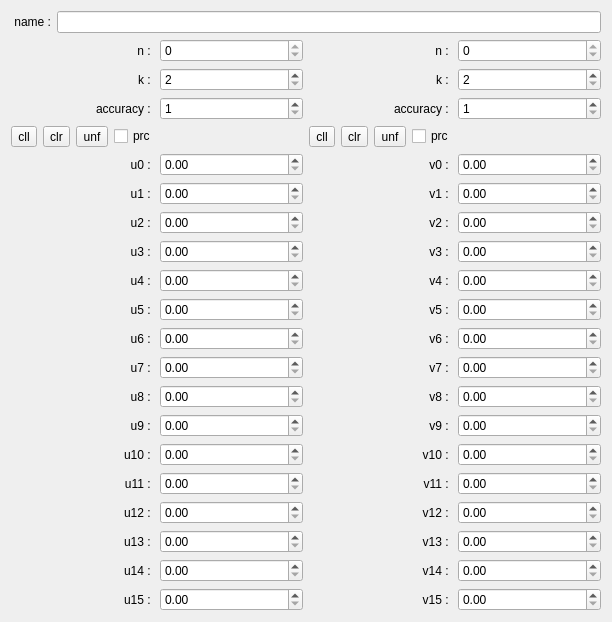
<?xml version="1.0" encoding="UTF-8"?>
<ui version="4.0">
 <class>FormContextSurface</class>
 <widget class="QWidget" name="FormContextSurface">
  <property name="geometry">
   <rect>
    <x>0</x>
    <y>0</y>
    <width>612</width>
    <height>602</height>
   </rect>
  </property>
  <property name="windowTitle">
   <string>Form</string>
  </property>
  <layout class="QVBoxLayout" name="verticalLayout_12">
   <item>
    <layout class="QVBoxLayout" name="verticalLayout_11">
     <item>
      <layout class="QHBoxLayout" name="horizontalLayout_6">
       <item>
        <widget class="QLabel" name="label">
         <property name="text">
          <string> name :</string>
         </property>
        </widget>
       </item>
       <item>
        <widget class="QLineEdit" name="lineEdit_name"/>
       </item>
      </layout>
     </item>
     <item>
      <layout class="QHBoxLayout" name="horizontalLayout_5">
       <item>
        <layout class="QVBoxLayout" name="verticalLayout_7">
         <item>
          <layout class="QHBoxLayout" name="horizontalLayout_3">
           <item>
            <layout class="QVBoxLayout" name="verticalLayout_6">
             <item>
              <widget class="QLabel" name="label_2">
               <property name="text">
                <string> n : </string>
               </property>
               <property name="alignment">
                <set>Qt::AlignRight|Qt::AlignTrailing|Qt::AlignVCenter</set>
               </property>
              </widget>
             </item>
             <item>
              <widget class="QLabel" name="label_3">
               <property name="text">
                <string> k : </string>
               </property>
               <property name="alignment">
                <set>Qt::AlignRight|Qt::AlignTrailing|Qt::AlignVCenter</set>
               </property>
              </widget>
             </item>
             <item>
              <widget class="QLabel" name="label_4">
               <property name="text">
                <string>accuracy : </string>
               </property>
               <property name="alignment">
                <set>Qt::AlignRight|Qt::AlignTrailing|Qt::AlignVCenter</set>
               </property>
              </widget>
             </item>
            </layout>
           </item>
           <item>
            <layout class="QVBoxLayout" name="verticalLayout_5">
             <item>
              <widget class="QSpinBox" name="spinBox_uN">
               <property name="readOnly">
                <bool>true</bool>
               </property>
              </widget>
             </item>
             <item>
              <widget class="QSpinBox" name="spinBox_uK">
               <property name="minimum">
                <number>2</number>
               </property>
              </widget>
             </item>
             <item>
              <widget class="QSpinBox" name="spinBox_uAccuracy">
               <property name="minimum">
                <number>1</number>
               </property>
              </widget>
             </item>
            </layout>
           </item>
          </layout>
         </item>
         <item>
          <layout class="QHBoxLayout" name="horizontalLayout_7">
           <item>
            <widget class="QToolButton" name="toolButton_uClampLeft">
             <property name="text">
              <string>cll</string>
             </property>
            </widget>
           </item>
           <item>
            <widget class="QToolButton" name="toolButton_uClampRight">
             <property name="text">
              <string>clr</string>
             </property>
            </widget>
           </item>
           <item>
            <widget class="QToolButton" name="toolButton_uUniform">
             <property name="text">
              <string>unf</string>
             </property>
            </widget>
           </item>
           <item>
            <widget class="QCheckBox" name="checkBox_uPeriodic">
             <property name="text">
              <string>prc</string>
             </property>
            </widget>
           </item>
          </layout>
         </item>
         <item>
          <layout class="QHBoxLayout" name="horizontalLayout">
           <item>
            <layout class="QVBoxLayout" name="verticalLayout_2">
             <item>
              <widget class="QLabel" name="label_5">
               <property name="text">
                <string>u0 : </string>
               </property>
               <property name="alignment">
                <set>Qt::AlignRight|Qt::AlignTrailing|Qt::AlignVCenter</set>
               </property>
              </widget>
             </item>
             <item>
              <widget class="QLabel" name="label_6">
               <property name="text">
                <string>u1 : </string>
               </property>
               <property name="alignment">
                <set>Qt::AlignRight|Qt::AlignTrailing|Qt::AlignVCenter</set>
               </property>
              </widget>
             </item>
             <item>
              <widget class="QLabel" name="label_7">
               <property name="text">
                <string>u2 : </string>
               </property>
               <property name="alignment">
                <set>Qt::AlignRight|Qt::AlignTrailing|Qt::AlignVCenter</set>
               </property>
              </widget>
             </item>
             <item>
              <widget class="QLabel" name="label_8">
               <property name="text">
                <string>u3 : </string>
               </property>
               <property name="alignment">
                <set>Qt::AlignRight|Qt::AlignTrailing|Qt::AlignVCenter</set>
               </property>
              </widget>
             </item>
             <item>
              <widget class="QLabel" name="label_9">
               <property name="text">
                <string>u4 : </string>
               </property>
               <property name="alignment">
                <set>Qt::AlignRight|Qt::AlignTrailing|Qt::AlignVCenter</set>
               </property>
              </widget>
             </item>
             <item>
              <widget class="QLabel" name="label_10">
               <property name="text">
                <string>u5 : </string>
               </property>
               <property name="alignment">
                <set>Qt::AlignRight|Qt::AlignTrailing|Qt::AlignVCenter</set>
               </property>
              </widget>
             </item>
             <item>
              <widget class="QLabel" name="label_11">
               <property name="text">
                <string>u6 : </string>
               </property>
               <property name="alignment">
                <set>Qt::AlignRight|Qt::AlignTrailing|Qt::AlignVCenter</set>
               </property>
              </widget>
             </item>
             <item>
              <widget class="QLabel" name="label_12">
               <property name="text">
                <string>u7 : </string>
               </property>
               <property name="alignment">
                <set>Qt::AlignRight|Qt::AlignTrailing|Qt::AlignVCenter</set>
               </property>
              </widget>
             </item>
             <item>
              <widget class="QLabel" name="label_13">
               <property name="text">
                <string>u8 : </string>
               </property>
               <property name="alignment">
                <set>Qt::AlignRight|Qt::AlignTrailing|Qt::AlignVCenter</set>
               </property>
              </widget>
             </item>
             <item>
              <widget class="QLabel" name="label_14">
               <property name="text">
                <string>u9 : </string>
               </property>
               <property name="alignment">
                <set>Qt::AlignRight|Qt::AlignTrailing|Qt::AlignVCenter</set>
               </property>
              </widget>
             </item>
             <item>
              <widget class="QLabel" name="label_15">
               <property name="text">
                <string>u10 : </string>
               </property>
               <property name="alignment">
                <set>Qt::AlignRight|Qt::AlignTrailing|Qt::AlignVCenter</set>
               </property>
              </widget>
             </item>
             <item>
              <widget class="QLabel" name="label_16">
               <property name="text">
                <string>u11 : </string>
               </property>
               <property name="alignment">
                <set>Qt::AlignRight|Qt::AlignTrailing|Qt::AlignVCenter</set>
               </property>
              </widget>
             </item>
             <item>
              <widget class="QLabel" name="label_17">
               <property name="text">
                <string>u12 : </string>
               </property>
               <property name="alignment">
                <set>Qt::AlignRight|Qt::AlignTrailing|Qt::AlignVCenter</set>
               </property>
              </widget>
             </item>
             <item>
              <widget class="QLabel" name="label_34">
               <property name="text">
                <string>u13 : </string>
               </property>
               <property name="alignment">
                <set>Qt::AlignRight|Qt::AlignTrailing|Qt::AlignVCenter</set>
               </property>
              </widget>
             </item>
             <item>
              <widget class="QLabel" name="label_37">
               <property name="text">
                <string>u14 : </string>
               </property>
               <property name="alignment">
                <set>Qt::AlignRight|Qt::AlignTrailing|Qt::AlignVCenter</set>
               </property>
              </widget>
             </item>
             <item>
              <widget class="QLabel" name="label_38">
               <property name="text">
                <string>u15 : </string>
               </property>
               <property name="alignment">
                <set>Qt::AlignRight|Qt::AlignTrailing|Qt::AlignVCenter</set>
               </property>
              </widget>
             </item>
            </layout>
           </item>
           <item>
            <layout class="QVBoxLayout" name="verticalLayout">
             <item>
              <widget class="QDoubleSpinBox" name="doubleSpinBox_u0">
               <property name="singleStep">
                <double>0.100000000000000</double>
               </property>
              </widget>
             </item>
             <item>
              <widget class="QDoubleSpinBox" name="doubleSpinBox_u1">
               <property name="singleStep">
                <double>0.100000000000000</double>
               </property>
              </widget>
             </item>
             <item>
              <widget class="QDoubleSpinBox" name="doubleSpinBox_u2">
               <property name="singleStep">
                <double>0.100000000000000</double>
               </property>
              </widget>
             </item>
             <item>
              <widget class="QDoubleSpinBox" name="doubleSpinBox_u3">
               <property name="singleStep">
                <double>0.100000000000000</double>
               </property>
              </widget>
             </item>
             <item>
              <widget class="QDoubleSpinBox" name="doubleSpinBox_u4">
               <property name="singleStep">
                <double>0.100000000000000</double>
               </property>
              </widget>
             </item>
             <item>
              <widget class="QDoubleSpinBox" name="doubleSpinBox_u5">
               <property name="singleStep">
                <double>0.100000000000000</double>
               </property>
              </widget>
             </item>
             <item>
              <widget class="QDoubleSpinBox" name="doubleSpinBox_u6">
               <property name="singleStep">
                <double>0.100000000000000</double>
               </property>
              </widget>
             </item>
             <item>
              <widget class="QDoubleSpinBox" name="doubleSpinBox_u7">
               <property name="singleStep">
                <double>0.100000000000000</double>
               </property>
              </widget>
             </item>
             <item>
              <widget class="QDoubleSpinBox" name="doubleSpinBox_u8">
               <property name="singleStep">
                <double>0.100000000000000</double>
               </property>
              </widget>
             </item>
             <item>
              <widget class="QDoubleSpinBox" name="doubleSpinBox_u9">
               <property name="singleStep">
                <double>0.100000000000000</double>
               </property>
              </widget>
             </item>
             <item>
              <widget class="QDoubleSpinBox" name="doubleSpinBox_u10">
               <property name="singleStep">
                <double>0.100000000000000</double>
               </property>
              </widget>
             </item>
             <item>
              <widget class="QDoubleSpinBox" name="doubleSpinBox_u11">
               <property name="singleStep">
                <double>0.100000000000000</double>
               </property>
              </widget>
             </item>
             <item>
              <widget class="QDoubleSpinBox" name="doubleSpinBox_u12">
               <property name="singleStep">
                <double>0.100000000000000</double>
               </property>
              </widget>
             </item>
             <item>
              <widget class="QDoubleSpinBox" name="doubleSpinBox_u13"/>
             </item>
             <item>
              <widget class="QDoubleSpinBox" name="doubleSpinBox_u14"/>
             </item>
             <item>
              <widget class="QDoubleSpinBox" name="doubleSpinBox_u15"/>
             </item>
            </layout>
           </item>
          </layout>
         </item>
        </layout>
       </item>
       <item>
        <layout class="QVBoxLayout" name="verticalLayout_10">
         <item>
          <layout class="QHBoxLayout" name="horizontalLayout_4">
           <item>
            <layout class="QVBoxLayout" name="verticalLayout_8">
             <item>
              <widget class="QLabel" name="label_31">
               <property name="text">
                <string> n : </string>
               </property>
               <property name="alignment">
                <set>Qt::AlignRight|Qt::AlignTrailing|Qt::AlignVCenter</set>
               </property>
              </widget>
             </item>
             <item>
              <widget class="QLabel" name="label_32">
               <property name="text">
                <string> k : </string>
               </property>
               <property name="alignment">
                <set>Qt::AlignRight|Qt::AlignTrailing|Qt::AlignVCenter</set>
               </property>
              </widget>
             </item>
             <item>
              <widget class="QLabel" name="label_33">
               <property name="text">
                <string>accuracy : </string>
               </property>
               <property name="alignment">
                <set>Qt::AlignRight|Qt::AlignTrailing|Qt::AlignVCenter</set>
               </property>
              </widget>
             </item>
            </layout>
           </item>
           <item>
            <layout class="QVBoxLayout" name="verticalLayout_9">
             <item>
              <widget class="QSpinBox" name="spinBox_vN">
               <property name="readOnly">
                <bool>true</bool>
               </property>
              </widget>
             </item>
             <item>
              <widget class="QSpinBox" name="spinBox_vK">
               <property name="readOnly">
                <bool>false</bool>
               </property>
               <property name="minimum">
                <number>2</number>
               </property>
              </widget>
             </item>
             <item>
              <widget class="QSpinBox" name="spinBox_vAccuracy">
               <property name="readOnly">
                <bool>false</bool>
               </property>
               <property name="minimum">
                <number>1</number>
               </property>
              </widget>
             </item>
            </layout>
           </item>
          </layout>
         </item>
         <item>
          <layout class="QHBoxLayout" name="horizontalLayout_8">
           <item>
            <widget class="QToolButton" name="toolButton_vClampLeft">
             <property name="text">
              <string>cll</string>
             </property>
            </widget>
           </item>
           <item>
            <widget class="QToolButton" name="toolButton_vClampRight">
             <property name="text">
              <string>clr</string>
             </property>
            </widget>
           </item>
           <item>
            <widget class="QToolButton" name="toolButton_vUniform">
             <property name="text">
              <string>unf</string>
             </property>
            </widget>
           </item>
           <item>
            <widget class="QCheckBox" name="checkBox_vPeriodic">
             <property name="text">
              <string>prc</string>
             </property>
            </widget>
           </item>
          </layout>
         </item>
         <item>
          <layout class="QHBoxLayout" name="horizontalLayout_2">
           <item>
            <layout class="QVBoxLayout" name="verticalLayout_3">
             <item>
              <widget class="QLabel" name="label_18">
               <property name="text">
                <string>v0 : </string>
               </property>
               <property name="alignment">
                <set>Qt::AlignRight|Qt::AlignTrailing|Qt::AlignVCenter</set>
               </property>
              </widget>
             </item>
             <item>
              <widget class="QLabel" name="label_19">
               <property name="text">
                <string>v1 : </string>
               </property>
               <property name="alignment">
                <set>Qt::AlignRight|Qt::AlignTrailing|Qt::AlignVCenter</set>
               </property>
              </widget>
             </item>
             <item>
              <widget class="QLabel" name="label_20">
               <property name="text">
                <string>v2 : </string>
               </property>
               <property name="alignment">
                <set>Qt::AlignRight|Qt::AlignTrailing|Qt::AlignVCenter</set>
               </property>
              </widget>
             </item>
             <item>
              <widget class="QLabel" name="label_21">
               <property name="text">
                <string>v3 : </string>
               </property>
               <property name="alignment">
                <set>Qt::AlignRight|Qt::AlignTrailing|Qt::AlignVCenter</set>
               </property>
              </widget>
             </item>
             <item>
              <widget class="QLabel" name="label_22">
               <property name="text">
                <string>v4 : </string>
               </property>
               <property name="alignment">
                <set>Qt::AlignRight|Qt::AlignTrailing|Qt::AlignVCenter</set>
               </property>
              </widget>
             </item>
             <item>
              <widget class="QLabel" name="label_23">
               <property name="text">
                <string>v5 : </string>
               </property>
               <property name="alignment">
                <set>Qt::AlignRight|Qt::AlignTrailing|Qt::AlignVCenter</set>
               </property>
              </widget>
             </item>
             <item>
              <widget class="QLabel" name="label_24">
               <property name="text">
                <string>v6 : </string>
               </property>
               <property name="alignment">
                <set>Qt::AlignRight|Qt::AlignTrailing|Qt::AlignVCenter</set>
               </property>
              </widget>
             </item>
             <item>
              <widget class="QLabel" name="label_25">
               <property name="text">
                <string>v7 : </string>
               </property>
               <property name="alignment">
                <set>Qt::AlignRight|Qt::AlignTrailing|Qt::AlignVCenter</set>
               </property>
              </widget>
             </item>
             <item>
              <widget class="QLabel" name="label_26">
               <property name="text">
                <string>v8 : </string>
               </property>
               <property name="alignment">
                <set>Qt::AlignRight|Qt::AlignTrailing|Qt::AlignVCenter</set>
               </property>
              </widget>
             </item>
             <item>
              <widget class="QLabel" name="label_27">
               <property name="text">
                <string>v9 : </string>
               </property>
               <property name="alignment">
                <set>Qt::AlignRight|Qt::AlignTrailing|Qt::AlignVCenter</set>
               </property>
              </widget>
             </item>
             <item>
              <widget class="QLabel" name="label_28">
               <property name="text">
                <string>v10 : </string>
               </property>
               <property name="alignment">
                <set>Qt::AlignRight|Qt::AlignTrailing|Qt::AlignVCenter</set>
               </property>
              </widget>
             </item>
             <item>
              <widget class="QLabel" name="label_29">
               <property name="text">
                <string>v11 : </string>
               </property>
               <property name="alignment">
                <set>Qt::AlignRight|Qt::AlignTrailing|Qt::AlignVCenter</set>
               </property>
              </widget>
             </item>
             <item>
              <widget class="QLabel" name="label_30">
               <property name="text">
                <string> v12 : </string>
               </property>
               <property name="alignment">
                <set>Qt::AlignRight|Qt::AlignTrailing|Qt::AlignVCenter</set>
               </property>
              </widget>
             </item>
             <item>
              <widget class="QLabel" name="label_35">
               <property name="text">
                <string>v13 : </string>
               </property>
               <property name="alignment">
                <set>Qt::AlignRight|Qt::AlignTrailing|Qt::AlignVCenter</set>
               </property>
              </widget>
             </item>
             <item>
              <widget class="QLabel" name="label_36">
               <property name="text">
                <string>v14 : </string>
               </property>
               <property name="alignment">
                <set>Qt::AlignRight|Qt::AlignTrailing|Qt::AlignVCenter</set>
               </property>
              </widget>
             </item>
             <item>
              <widget class="QLabel" name="label_39">
               <property name="text">
                <string>v15 : </string>
               </property>
               <property name="alignment">
                <set>Qt::AlignRight|Qt::AlignTrailing|Qt::AlignVCenter</set>
               </property>
              </widget>
             </item>
            </layout>
           </item>
           <item>
            <layout class="QVBoxLayout" name="verticalLayout_4">
             <item>
              <widget class="QDoubleSpinBox" name="doubleSpinBox_v0">
               <property name="singleStep">
                <double>0.100000000000000</double>
               </property>
              </widget>
             </item>
             <item>
              <widget class="QDoubleSpinBox" name="doubleSpinBox_v1">
               <property name="singleStep">
                <double>0.100000000000000</double>
               </property>
              </widget>
             </item>
             <item>
              <widget class="QDoubleSpinBox" name="doubleSpinBox_v2">
               <property name="singleStep">
                <double>0.100000000000000</double>
               </property>
              </widget>
             </item>
             <item>
              <widget class="QDoubleSpinBox" name="doubleSpinBox_v3">
               <property name="singleStep">
                <double>0.100000000000000</double>
               </property>
              </widget>
             </item>
             <item>
              <widget class="QDoubleSpinBox" name="doubleSpinBox_v4">
               <property name="singleStep">
                <double>0.100000000000000</double>
               </property>
              </widget>
             </item>
             <item>
              <widget class="QDoubleSpinBox" name="doubleSpinBox_v5">
               <property name="singleStep">
                <double>0.100000000000000</double>
               </property>
              </widget>
             </item>
             <item>
              <widget class="QDoubleSpinBox" name="doubleSpinBox_v6">
               <property name="singleStep">
                <double>0.100000000000000</double>
               </property>
              </widget>
             </item>
             <item>
              <widget class="QDoubleSpinBox" name="doubleSpinBox_v7">
               <property name="singleStep">
                <double>0.100000000000000</double>
               </property>
              </widget>
             </item>
             <item>
              <widget class="QDoubleSpinBox" name="doubleSpinBox_v8">
               <property name="singleStep">
                <double>0.100000000000000</double>
               </property>
              </widget>
             </item>
             <item>
              <widget class="QDoubleSpinBox" name="doubleSpinBox_v9">
               <property name="singleStep">
                <double>0.100000000000000</double>
               </property>
              </widget>
             </item>
             <item>
              <widget class="QDoubleSpinBox" name="doubleSpinBox_v10">
               <property name="singleStep">
                <double>0.100000000000000</double>
               </property>
              </widget>
             </item>
             <item>
              <widget class="QDoubleSpinBox" name="doubleSpinBox_v11">
               <property name="singleStep">
                <double>0.100000000000000</double>
               </property>
              </widget>
             </item>
             <item>
              <widget class="QDoubleSpinBox" name="doubleSpinBox_v12">
               <property name="singleStep">
                <double>0.100000000000000</double>
               </property>
              </widget>
             </item>
             <item>
              <widget class="QDoubleSpinBox" name="doubleSpinBox_v13"/>
             </item>
             <item>
              <widget class="QDoubleSpinBox" name="doubleSpinBox_v14"/>
             </item>
             <item>
              <widget class="QDoubleSpinBox" name="doubleSpinBox_v15"/>
             </item>
            </layout>
           </item>
          </layout>
         </item>
        </layout>
       </item>
      </layout>
     </item>
    </layout>
   </item>
  </layout>
 </widget>
 <resources/>
 <connections/>
</ui>
